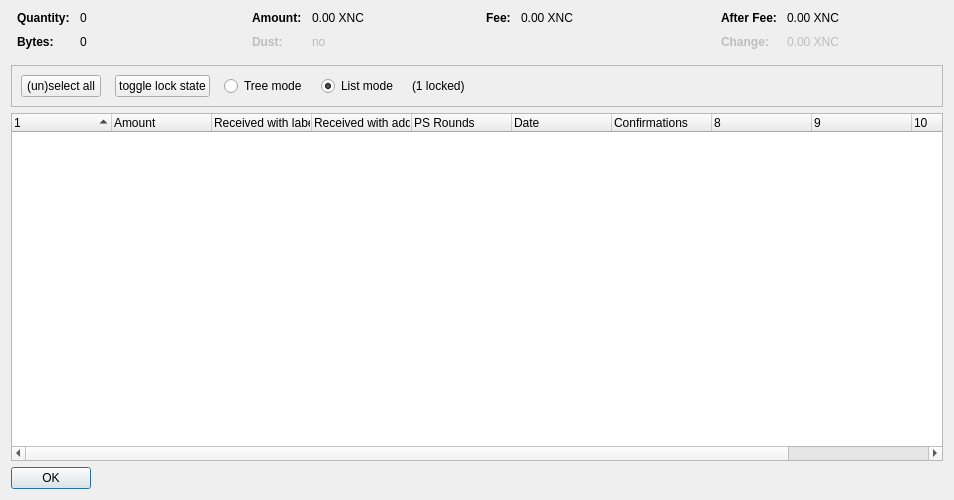
<?xml version="1.0" encoding="UTF-8"?>
<ui version="4.0">
 <class>CoinControlDialog</class>
 <widget class="QDialog" name="CoinControlDialog">
  <property name="geometry">
   <rect>
    <x>0</x>
    <y>0</y>
    <width>954</width>
    <height>500</height>
   </rect>
  </property>
  <property name="windowTitle">
   <string>Coin Selection</string>
  </property>
  <layout class="QVBoxLayout" name="verticalLayout">
   <item>
    <layout class="QHBoxLayout" name="horizontalLayoutTop" stretch="0,0,0,0">
     <property name="topMargin">
      <number>0</number>
     </property>
     <property name="bottomMargin">
      <number>10</number>
     </property>
     <item>
      <layout class="QFormLayout" name="formLayoutCoinControl1">
       <property name="horizontalSpacing">
        <number>10</number>
       </property>
       <property name="verticalSpacing">
        <number>10</number>
       </property>
       <property name="leftMargin">
        <number>6</number>
       </property>
       <property name="rightMargin">
        <number>6</number>
       </property>
       <item row="0" column="0">
        <widget class="QLabel" name="labelCoinControlQuantityText">
         <property name="font">
          <font>
           <weight>75</weight>
           <bold>true</bold>
          </font>
         </property>
         <property name="text">
          <string>Quantity:</string>
         </property>
        </widget>
       </item>
       <item row="0" column="1">
        <widget class="QLabel" name="labelCoinControlQuantity">
         <property name="cursor">
          <cursorShape>IBeamCursor</cursorShape>
         </property>
         <property name="contextMenuPolicy">
          <enum>Qt::ActionsContextMenu</enum>
         </property>
         <property name="text">
          <string notr="true">0</string>
         </property>
         <property name="textInteractionFlags">
          <set>Qt::LinksAccessibleByMouse|Qt::TextSelectableByKeyboard|Qt::TextSelectableByMouse</set>
         </property>
        </widget>
       </item>
       <item row="1" column="0">
        <widget class="QLabel" name="labelCoinControlBytesText">
         <property name="font">
          <font>
           <weight>75</weight>
           <bold>true</bold>
          </font>
         </property>
         <property name="text">
          <string>Bytes:</string>
         </property>
        </widget>
       </item>
       <item row="1" column="1">
        <widget class="QLabel" name="labelCoinControlBytes">
         <property name="cursor">
          <cursorShape>IBeamCursor</cursorShape>
         </property>
         <property name="contextMenuPolicy">
          <enum>Qt::ActionsContextMenu</enum>
         </property>
         <property name="text">
          <string notr="true">0</string>
         </property>
         <property name="textInteractionFlags">
          <set>Qt::LinksAccessibleByMouse|Qt::TextSelectableByKeyboard|Qt::TextSelectableByMouse</set>
         </property>
        </widget>
       </item>
      </layout>
     </item>
     <item>
      <layout class="QFormLayout" name="formLayoutCoinControl2">
       <property name="horizontalSpacing">
        <number>10</number>
       </property>
       <property name="verticalSpacing">
        <number>10</number>
       </property>
       <property name="leftMargin">
        <number>6</number>
       </property>
       <property name="rightMargin">
        <number>6</number>
       </property>
       <item row="0" column="0">
        <widget class="QLabel" name="labelCoinControlAmountText">
         <property name="font">
          <font>
           <weight>75</weight>
           <bold>true</bold>
          </font>
         </property>
         <property name="text">
          <string>Amount:</string>
         </property>
        </widget>
       </item>
       <item row="0" column="1">
        <widget class="QLabel" name="labelCoinControlAmount">
         <property name="cursor">
          <cursorShape>IBeamCursor</cursorShape>
         </property>
         <property name="contextMenuPolicy">
          <enum>Qt::ActionsContextMenu</enum>
         </property>
         <property name="text">
          <string notr="true">0.00 XNC</string>
         </property>
         <property name="textInteractionFlags">
          <set>Qt::LinksAccessibleByMouse|Qt::TextSelectableByKeyboard|Qt::TextSelectableByMouse</set>
         </property>
        </widget>
       </item>
       <item row="1" column="0">
        <widget class="QLabel" name="labelCoinControlLowOutputText">
         <property name="enabled">
          <bool>false</bool>
         </property>
         <property name="font">
          <font>
           <weight>75</weight>
           <bold>true</bold>
          </font>
         </property>
         <property name="text">
          <string>Dust:</string>
         </property>
        </widget>
       </item>
       <item row="1" column="1">
        <widget class="QLabel" name="labelCoinControlLowOutput">
         <property name="enabled">
          <bool>false</bool>
         </property>
         <property name="cursor">
          <cursorShape>IBeamCursor</cursorShape>
         </property>
         <property name="contextMenuPolicy">
          <enum>Qt::ActionsContextMenu</enum>
         </property>
         <property name="text">
          <string notr="true">no</string>
         </property>
         <property name="textInteractionFlags">
          <set>Qt::LinksAccessibleByMouse|Qt::TextSelectableByKeyboard|Qt::TextSelectableByMouse</set>
         </property>
        </widget>
       </item>
      </layout>
     </item>
     <item>
      <layout class="QFormLayout" name="formLayoutCoinControl3">
       <property name="horizontalSpacing">
        <number>10</number>
       </property>
       <property name="verticalSpacing">
        <number>10</number>
       </property>
       <property name="leftMargin">
        <number>6</number>
       </property>
       <property name="rightMargin">
        <number>6</number>
       </property>
       <item row="0" column="0">
        <widget class="QLabel" name="labelCoinControlFeeText">
         <property name="font">
          <font>
           <weight>75</weight>
           <bold>true</bold>
          </font>
         </property>
         <property name="text">
          <string>Fee:</string>
         </property>
        </widget>
       </item>
       <item row="0" column="1">
        <widget class="QLabel" name="labelCoinControlFee">
         <property name="cursor">
          <cursorShape>IBeamCursor</cursorShape>
         </property>
         <property name="contextMenuPolicy">
          <enum>Qt::ActionsContextMenu</enum>
         </property>
         <property name="text">
          <string notr="true">0.00 XNC</string>
         </property>
         <property name="textInteractionFlags">
          <set>Qt::LinksAccessibleByMouse|Qt::TextSelectableByKeyboard|Qt::TextSelectableByMouse</set>
         </property>
        </widget>
       </item>
      </layout>
     </item>
     <item>
      <layout class="QFormLayout" name="formLayoutCoinControl4">
       <property name="horizontalSpacing">
        <number>10</number>
       </property>
       <property name="verticalSpacing">
        <number>10</number>
       </property>
       <property name="leftMargin">
        <number>6</number>
       </property>
       <property name="rightMargin">
        <number>6</number>
       </property>
       <item row="0" column="0">
        <widget class="QLabel" name="labelCoinControlAfterFeeText">
         <property name="font">
          <font>
           <weight>75</weight>
           <bold>true</bold>
          </font>
         </property>
         <property name="text">
          <string>After Fee:</string>
         </property>
        </widget>
       </item>
       <item row="0" column="1">
        <widget class="QLabel" name="labelCoinControlAfterFee">
         <property name="cursor">
          <cursorShape>IBeamCursor</cursorShape>
         </property>
         <property name="contextMenuPolicy">
          <enum>Qt::ActionsContextMenu</enum>
         </property>
         <property name="text">
          <string notr="true">0.00 XNC</string>
         </property>
         <property name="textInteractionFlags">
          <set>Qt::LinksAccessibleByMouse|Qt::TextSelectableByKeyboard|Qt::TextSelectableByMouse</set>
         </property>
        </widget>
       </item>
       <item row="1" column="0">
        <widget class="QLabel" name="labelCoinControlChangeText">
         <property name="enabled">
          <bool>false</bool>
         </property>
         <property name="font">
          <font>
           <weight>75</weight>
           <bold>true</bold>
          </font>
         </property>
         <property name="text">
          <string>Change:</string>
         </property>
        </widget>
       </item>
       <item row="1" column="1">
        <widget class="QLabel" name="labelCoinControlChange">
         <property name="enabled">
          <bool>false</bool>
         </property>
         <property name="cursor">
          <cursorShape>IBeamCursor</cursorShape>
         </property>
         <property name="contextMenuPolicy">
          <enum>Qt::ActionsContextMenu</enum>
         </property>
         <property name="text">
          <string notr="true">0.00 XNC</string>
         </property>
         <property name="textInteractionFlags">
          <set>Qt::LinksAccessibleByMouse|Qt::TextSelectableByKeyboard|Qt::TextSelectableByMouse</set>
         </property>
        </widget>
       </item>
      </layout>
     </item>
    </layout>
   </item>
   <item>
    <widget class="QFrame" name="frame">
     <property name="minimumSize">
      <size>
       <width>0</width>
       <height>40</height>
      </size>
     </property>
     <property name="frameShape">
      <enum>QFrame::StyledPanel</enum>
     </property>
     <property name="frameShadow">
      <enum>QFrame::Sunken</enum>
     </property>
     <layout class="QHBoxLayout" name="horizontalLayout">
      <item>
       <layout class="QHBoxLayout" name="horizontalLayoutPanel" stretch="0,0,0,0,0,0">
        <property name="spacing">
         <number>14</number>
        </property>
        <item>
         <widget class="QPushButton" name="pushButtonSelectAll">
          <property name="sizePolicy">
           <sizepolicy hsizetype="Maximum" vsizetype="Fixed">
            <horstretch>0</horstretch>
            <verstretch>0</verstretch>
           </sizepolicy>
          </property>
          <property name="text">
           <string>(un)select all</string>
          </property>
          <property name="autoDefault">
           <bool>false</bool>
          </property>
         </widget>
        </item>
        <item>
         <widget class="QPushButton" name="pushButtonToggleLock">
          <property name="sizePolicy">
           <sizepolicy hsizetype="Maximum" vsizetype="Fixed">
            <horstretch>0</horstretch>
            <verstretch>0</verstretch>
           </sizepolicy>
          </property>
          <property name="text">
           <string>toggle lock state</string>
          </property>
          <property name="autoDefault">
           <bool>false</bool>
          </property>
         </widget>
        </item>
        <item>
         <widget class="QRadioButton" name="radioTreeMode">
          <property name="sizePolicy">
           <sizepolicy hsizetype="Maximum" vsizetype="Fixed">
            <horstretch>0</horstretch>
            <verstretch>0</verstretch>
           </sizepolicy>
          </property>
          <property name="text">
           <string>Tree mode</string>
          </property>
         </widget>
        </item>
        <item>
         <widget class="QRadioButton" name="radioListMode">
          <property name="sizePolicy">
           <sizepolicy hsizetype="Maximum" vsizetype="Fixed">
            <horstretch>0</horstretch>
            <verstretch>0</verstretch>
           </sizepolicy>
          </property>
          <property name="text">
           <string>List mode</string>
          </property>
          <property name="checked">
           <bool>true</bool>
          </property>
         </widget>
        </item>
        <item>
         <widget class="QLabel" name="labelLocked">
          <property name="text">
           <string>(1 locked)</string>
          </property>
         </widget>
        </item>
        <item>
         <spacer name="horizontalSpacer">
          <property name="orientation">
           <enum>Qt::Horizontal</enum>
          </property>
          <property name="sizeHint" stdset="0">
           <size>
            <width>40</width>
            <height>20</height>
           </size>
          </property>
         </spacer>
        </item>
       </layout>
      </item>
     </layout>
    </widget>
   </item>
   <item>
    <widget class="CoinControlTreeWidget" name="treeWidget">
     <property name="contextMenuPolicy">
      <enum>Qt::CustomContextMenu</enum>
     </property>
     <property name="sortingEnabled">
      <bool>false</bool>
     </property>
     <property name="columnCount">
      <number>11</number>
     </property>
     <attribute name="headerShowSortIndicator" stdset="0">
      <bool>true</bool>
     </attribute>
     <attribute name="headerStretchLastSection">
      <bool>false</bool>
     </attribute>
     <column>
      <property name="text">
       <string/>
      </property>
     </column>
     <column>
      <property name="text">
       <string>Amount</string>
      </property>
     </column>
     <column>
      <property name="text">
       <string>Received with label</string>
      </property>
     </column>
     <column>
      <property name="text">
       <string>Received with address</string>
      </property>
     </column>
     <column>
      <property name="text">
       <string>PS Rounds</string>
      </property>
     </column>
     <column>
      <property name="text">
       <string>Date</string>
      </property>
     </column>
     <column>
      <property name="text">
       <string>Confirmations</string>
      </property>
      <property name="toolTip">
       <string>Confirmed</string>
      </property>
     </column>
     <column>
      <property name="text">
       <string/>
      </property>
     </column>
     <column>
      <property name="text">
       <string/>
      </property>
     </column>
     <column>
      <property name="text">
       <string/>
      </property>
     </column>
     <column>
      <property name="text">
       <string/>
      </property>
     </column>
    </widget>
   </item>
   <item>
    <widget class="QDialogButtonBox" name="buttonBox">
     <property name="sizePolicy">
      <sizepolicy hsizetype="Maximum" vsizetype="Fixed">
       <horstretch>0</horstretch>
       <verstretch>0</verstretch>
      </sizepolicy>
     </property>
     <property name="orientation">
      <enum>Qt::Horizontal</enum>
     </property>
     <property name="standardButtons">
      <set>QDialogButtonBox::Ok</set>
     </property>
    </widget>
   </item>
  </layout>
 </widget>
 <customwidgets>
  <customwidget>
   <class>CoinControlTreeWidget</class>
   <extends>QTreeWidget</extends>
   <header>coincontroltreewidget.h</header>
  </customwidget>
 </customwidgets>
 <resources/>
 <connections/>
</ui>
